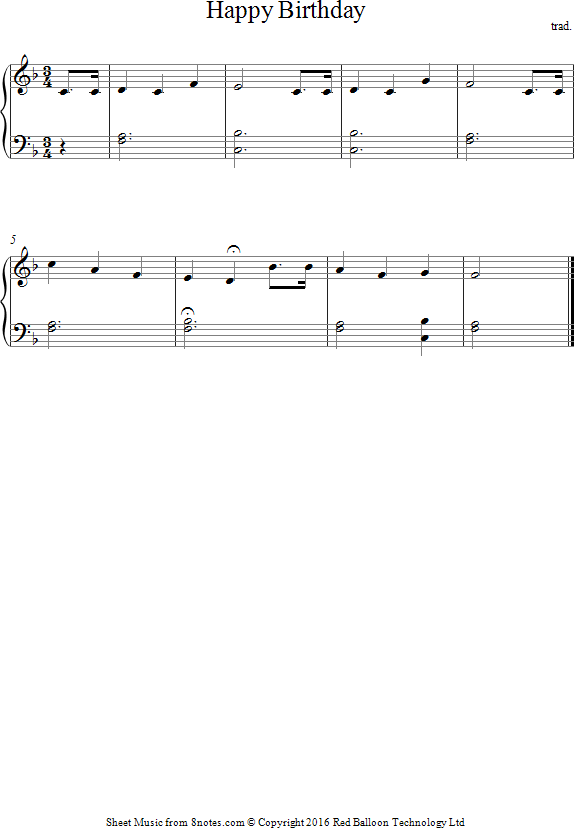
//> input picture Image/happy_birthday.png, 574 x 828 px
$ ./horizontal-remove Image/happy_birthday.png   (built with g++ and OpenCV 4)
//> lines starting //> are read from the running program, lines starting //| are printed output that depends on the picture; after the words box and inside, x2 and y2 are one past the last pixel; in counts of white or black regions, pixels touching at a corner belong together
#include <iostream>
#include <opencv2/opencv.hpp>
using namespace std;
using namespace cv;
int main(int, char** argv)
{
    // Load the image
    Mat src = imread(argv[1]);
//> src is the input picture: 828 rows x 574 cols, CV_8UC3; mean B, G, R 249, 249, 249
    // Check if image is loaded fine
    if(!src.data)
        cerr << "Problem loading image!!!" << endl;
    // Show source image
    imshow("src", src);
    // Transform source image to gray if it is not
    Mat gray;
    if (src.channels() == 3)
    {
        cvtColor(src, gray, CV_BGR2GRAY);
    }
    else
    {
        gray = src;
    }
    // Show gray image
    imshow("gray", gray);
    // Apply adaptiveThreshold at the bitwise_not of gray, notice the ~ symbol
    Mat bw;
    adaptiveThreshold(~gray, bw, 255, CV_ADAPTIVE_THRESH_MEAN_C, THRESH_BINARY, 15, -2);
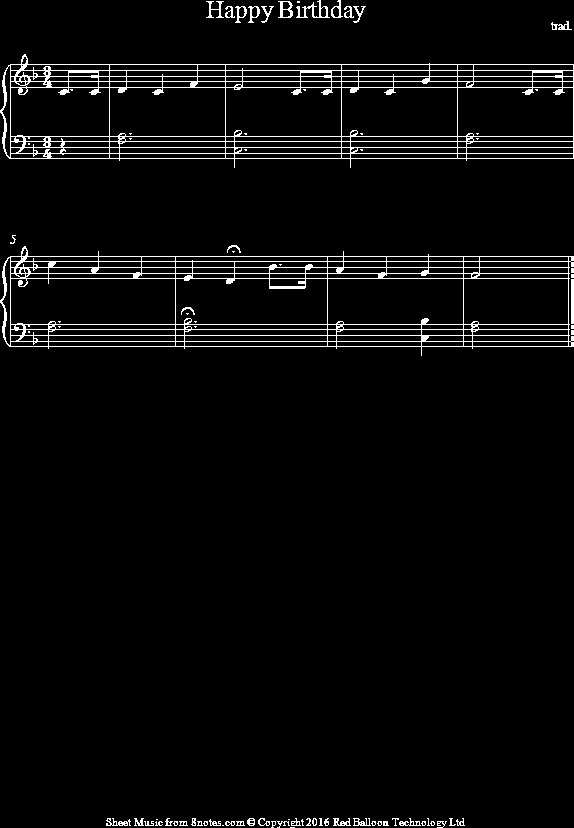
//> bw: 828 rows x 574 cols, CV_8UC1; 3.8% white in thin lines or dots
    // Show binary image
    imshow("binary", bw);
    // Create the images that will use to extract the horizontal and vertical lines
    Mat horizontal = bw.clone();
    Mat vertical = bw.clone();
    // Specify size on horizontal axis
    int horizontalsize = horizontal.cols / 30;
//> horizontalsize = 19
    // Create structure element for extracting horizontal lines through morphology operations
    Mat horizontalStructure = getStructuringElement(MORPH_RECT, Size(horizontalsize,1));
//> horizontalStructure = 19 values from 1 to 1
    // Apply morphology operations
    erode(horizontal, horizontal, horizontalStructure, Point(-1, -1));
    dilate(horizontal, horizontal, horizontalStructure, Point(-1, -1));
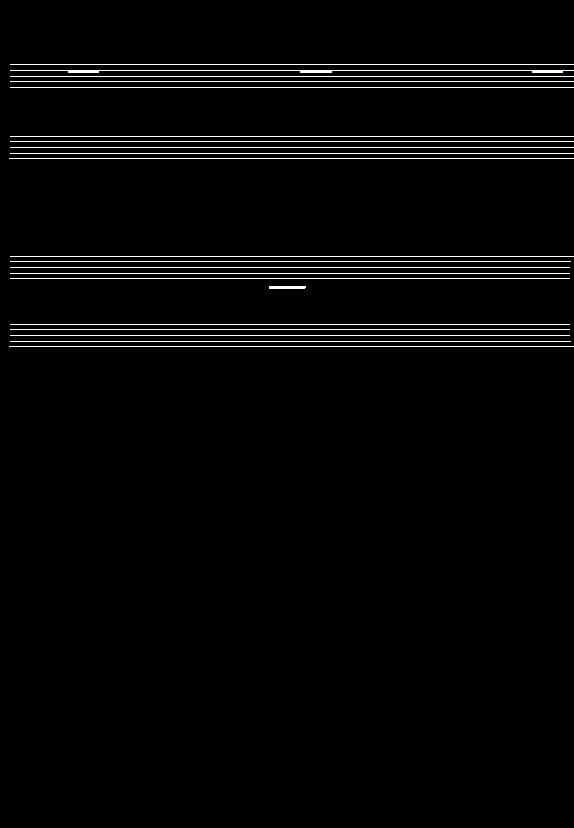
//> horizontal: 828 rows x 574 cols, CV_8UC1; 2.4% white in thin lines or dots, all inside (x1, y1, x2, y2) = (9, 64, 574, 347)
    // Show extracted horizontal lines
    imshow("horizontal", horizontal);
    // Specify size on vertical axis
    int verticalsize = vertical.rows / 30;
//> verticalsize = 27
    // Create structure element for extracting vertical lines through morphology operations
    Mat verticalStructure = getStructuringElement(MORPH_RECT, Size( 1,verticalsize));
//> verticalStructure = 27 values from 1 to 1
    // Apply morphology operations
    erode(vertical, vertical, verticalStructure, Point(-1, -1));
    dilate(vertical, vertical, verticalStructure, Point(-1, -1));
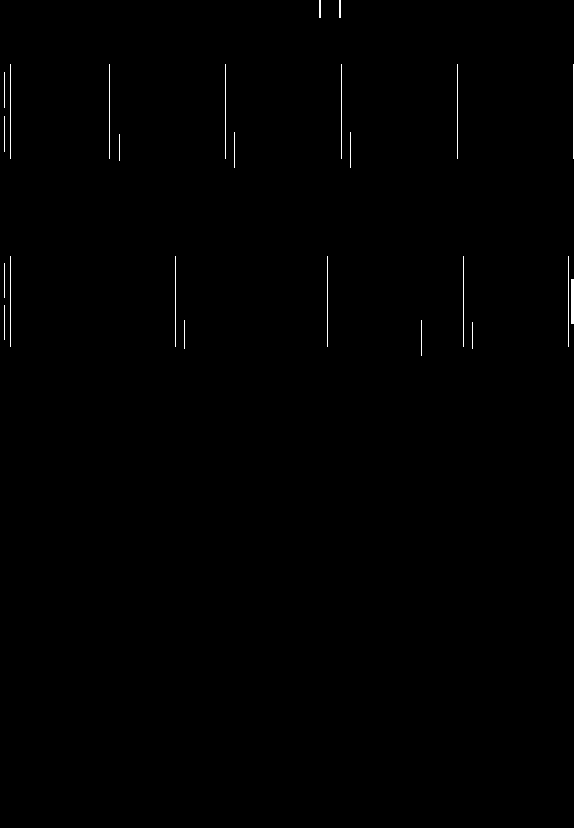
//> vertical: 828 rows x 574 cols, CV_8UC1; 0.33% white in thin lines or dots, all inside (x1, y1, x2, y2) = (4, 0, 574, 356)
    // Show extracted vertical lines
    imshow("vertical", vertical);
    // Inverse vertical image
    bitwise_not(vertical, vertical);
    imshow("vertical_bit", vertical);
    // Extract edges and smooth image according to the logic
    // 1. extract edges
    // 2. dilate(edges)
    // 3. src.copyTo(smooth)
    // 4. blur smooth img
    // 5. smooth.copyTo(src, edges)
    // Step 1
    Mat edges;
    adaptiveThreshold(vertical, edges, 255, CV_ADAPTIVE_THRESH_MEAN_C, THRESH_BINARY, 3, -2);
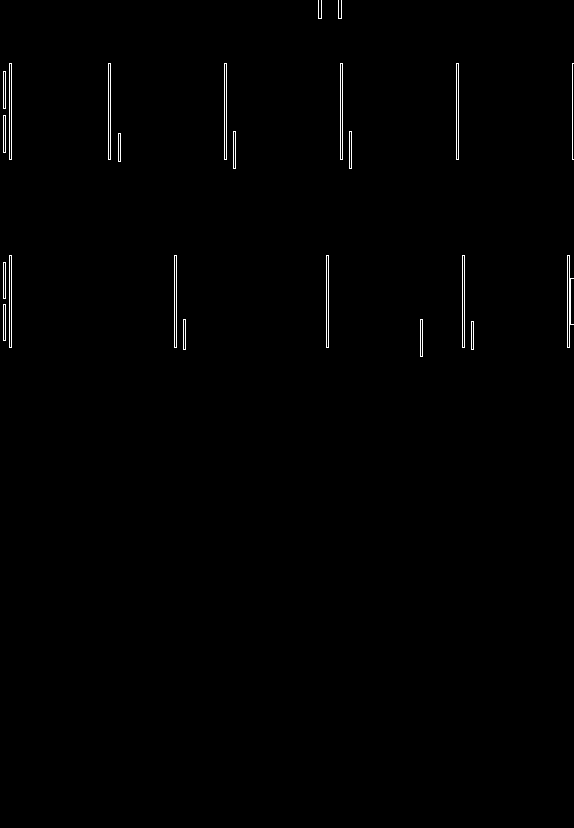
//> edges: 828 rows x 574 cols, CV_8UC1; 0.61% white in thin lines or dots, all inside (x1, y1, x2, y2) = (3, 0, 574, 357)
    imshow("edges", edges);
    // Step 2
    Mat kernel = Mat::ones(2, 2, CV_8UC1);
    dilate(edges, edges, kernel);
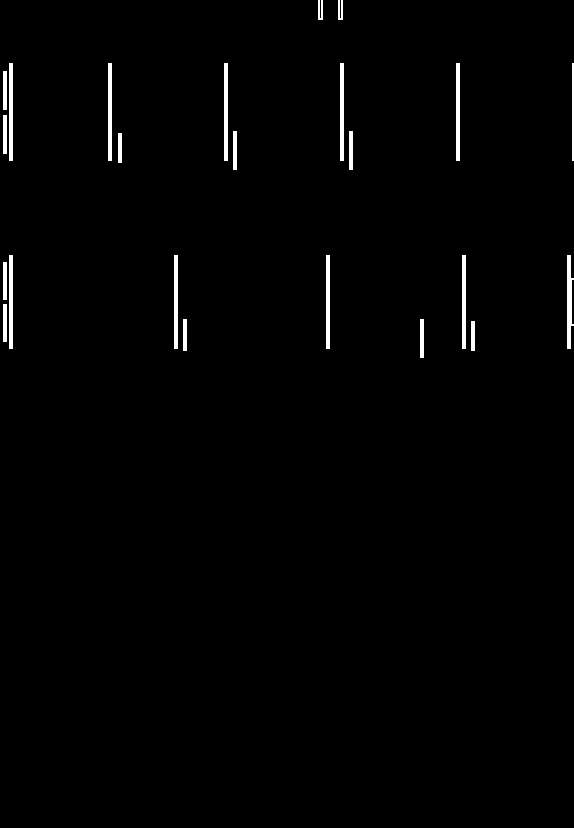
//> edges: 828 rows x 574 cols, CV_8UC1; 1.2% white; 23 white regions, largest, box (x1, y1, x2, y2) and area: (567, 255, 574, 349) 432, (9, 63, 13, 161) 392, (108, 63, 112, 161) 392
    imshow("dilate", edges);
    // Step 3
    Mat smooth;
    vertical.copyTo(smooth);
    // Step 4
    blur(smooth, smooth, Size(2, 2));
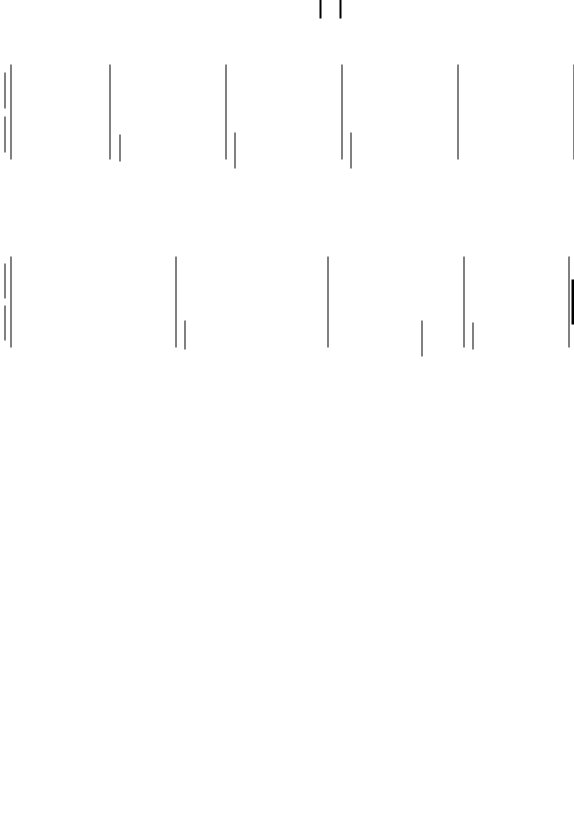
//> smooth: 828 rows x 574 cols, CV_8UC1; min 0, max 255, mean 254.2
    // Step 5
    smooth.copyTo(vertical, edges);
    // Show final result
    imshow("smooth", vertical);
    waitKey(0);
    return 0;
}
